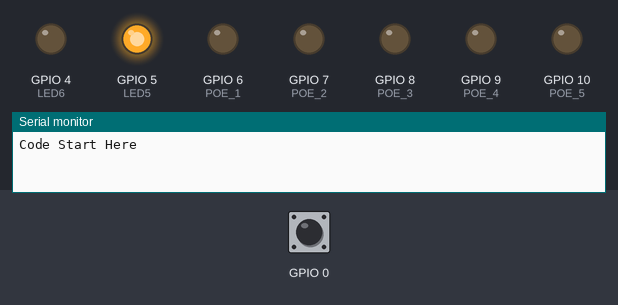
Bench run of a program on a simulated ESP32-S3. Parts: output pins drawn as LEDs (lit = HIGH), the last lines printed to the serial monitor. Dashed ring = blinking. The inputs (shaded band) are chosen by the test bench; at power-on: GPIO 0 LOW. Pins used as bus, display or sensor lines are not drawn.

Above: at 0.1 s.
At 2.87 s:
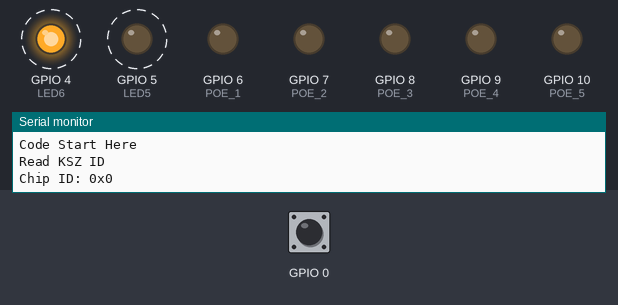
3.3 s: GPIO 0 pulsed HIGH 2 times (0.12 s each, 0.3 s apart)
At 3.62 s:
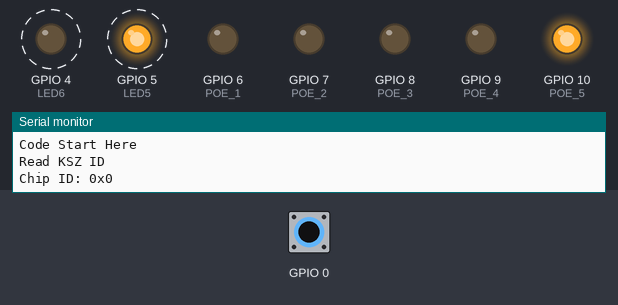
Timing chart, 0 to 12.3 s (numbered marks = the images above; inputs shaded):
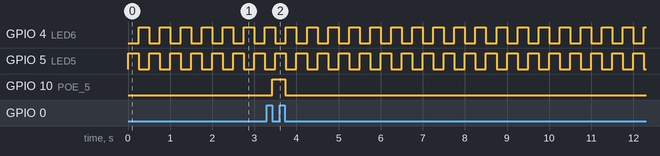

The program:

main.cpp
```cpp
#include <Arduino.h>
#include <SPI.h>

#define LED5 5
#define LED6 4

#define POE_1 6
#define POE_2 7
#define POE_3 8
#define POE_4 9
#define POE_5 10

#define CAN_TX 13
#define CAN_RX 14

#define TX_1 33
#define RX_1 34

#define SPI_MISO 35
#define SPI_MOSI 36
#define SPI_CS 37
#define SPI_CLK 38

SPISettings ks8567SPISettings(1000000, MSBFIRST, SPI_MODE0); // 1 MHz, MSB first, Mode 0

void KSZ8567_WriteRegister(uint16_t reg, uint8_t data);
uint8_t KSZ8567_ReadRegister(uint16_t reg);
void blinkLed(void *parameter);

void setup()
{
  Serial.begin(115200);
  Serial.println("Code Start Here");
  pinMode(LED5,OUTPUT);
  pinMode(LED6,OUTPUT);
  digitalWrite(LED5,LOW);
  digitalWrite(LED6,LOW);

  pinMode(POE_1,OUTPUT);
  pinMode(POE_2,OUTPUT);
  pinMode(POE_3,OUTPUT);
  pinMode(POE_4,OUTPUT);
  pinMode(POE_5,OUTPUT);
  digitalWrite(POE_1,LOW);
  digitalWrite(POE_2,LOW);
  digitalWrite(POE_3,LOW);
  digitalWrite(POE_4,LOW);
  digitalWrite(POE_5,LOW);

  // create task to blink led
  xTaskCreate(
    blinkLed,          // Function that should be called
    "Blink LED",       // Name of the task (for debugging)
    1000,              // Stack size (bytes)
    NULL,              // Parameter to pass
    1,                 // Task priority
    NULL               // Task handle
  );

  // SPI.begin(SPI_CLK, SPI_MISO, SPI_MOSI, SPI_CS);
  SPI.begin(SPI_CLK,SPI_MISO,SPI_MOSI);
  SPI.beginTransaction(ks8567SPISettings);
  pinMode(SPI_CS, OUTPUT);
  digitalWrite(SPI_CS, HIGH);

  delay(2000);
  Serial.println("Read KSZ ID");
  uint8_t chipID = KSZ8567_ReadRegister(0x0002);
  Serial.print("Chip ID: 0x");
  Serial.println(chipID, HEX);

  pinMode(0,INPUT);
}


void loop()
{
  static bool lastState = 0;
  if(digitalRead(0) != lastState)
  {
    delay(10);
    if(digitalRead(0) == 0)
    {
      // button pressed toggle PoE 24V
      digitalWrite(POE_5,!digitalRead(POE_5));
    }
    lastState = digitalRead(0);
  }
}


void blinkLed(void *parameter)
{
  while(1)
  {
    digitalWrite(LED6,LOW);
    digitalWrite(LED5,HIGH);
    delay(250);
    digitalWrite(LED5,LOW);
    digitalWrite(LED6,HIGH);
    delay(250);
  }
}

void KSZ8567_WriteRegister(uint16_t reg, uint8_t data) {
    uint32_t command = 0x60000000 | (reg << 5); // Construct command: 010 + reg + data
    uint8_t spi_tx[4];

    spi_tx[0] = (command >> 24) & 0xFF; // Command MSB
    spi_tx[1] = (command >> 16) & 0xFF; // High Address
    spi_tx[2] = (command >> 8) & 0xFF;  // Low Address
    spi_tx[3] = command & 0xFF;         // Data
    spi_tx[4] = data;

    // Begin SPI transaction
    digitalWrite(SPI_CS, LOW);  // Pull CS low to select the KSZ8567
    // SPI.beginTransaction(ks8567SPISettings);

    // Send the 4 bytes
    for (int i = 0; i < 5; i++) {
        SPI.transfer(spi_tx[i]);
    }

    // SPI.endTransaction();
    digitalWrite(SPI_CS, HIGH); // Pull CS high to deselect the KSZ8567
}

// Read from KSZ8567 register
uint8_t KSZ8567_ReadRegister(uint16_t reg) {
    uint32_t command = 0x60000000 | (reg << 5); // Construct command: 011 + reg
    uint8_t spi_tx[5];
    uint8_t spi_rx[5];

    // Serial.print("command");
    // Serial.print(command,BIN);
    // Serial.print(" ");
    // Serial.println(command,HEX);

    spi_tx[0] = (command >> 24) & 0xFF; // Command MSB
    spi_tx[1] = (command >> 16) & 0xFF; // High Address
    spi_tx[2] = (command >> 8) & 0xFF;  // Low Address
    spi_tx[3] = (command) & 0xFF;                   // Dummy byte for turnaround and read
    spi_tx[4] = 0x00;                   // Dummy byte for turnaround and read

    // Begin SPI transaction
    digitalWrite(SPI_CS, LOW);  // Pull CS low to select the KSZ8567

    // Send the 4 bytes and receive the response
    for (int i = 0; i < 5; i++) {
      // Serial.println(spi_tx[i],BIN);
        spi_rx[i] = SPI.transfer(spi_tx[i]);
    }
    // Serial.print("data :");
    // Serial.print(spi_rx[0],HEX);
    // Serial.print(" ");
    // Serial.print(spi_rx[1],HEX);
    // Serial.print(" ");
    // Serial.print(spi_rx[2],HEX);
    // Serial.print(" ");
    // Serial.print(spi_rx[3],HEX);
    // Serial.print(" ");
    // Serial.println(spi_rx[4],HEX);

    // SPI.endTransaction();
    digitalWrite(SPI_CS, HIGH); // Pull CS high to deselect the KSZ8567

    // The received data is in spi_rx[3] (last byte contains the register value)
    return spi_rx[4];
}
```

Measured:
- after the input at 3.3 s, GPIO 10 (POE_5): LOW → HIGH after 0.13 s, → LOW 0.30 s later
- by itself, GPIO 4 (LED6), GPIO 5 (LED5): alternates HIGH for 0.25 s and LOW for 0.25 s
